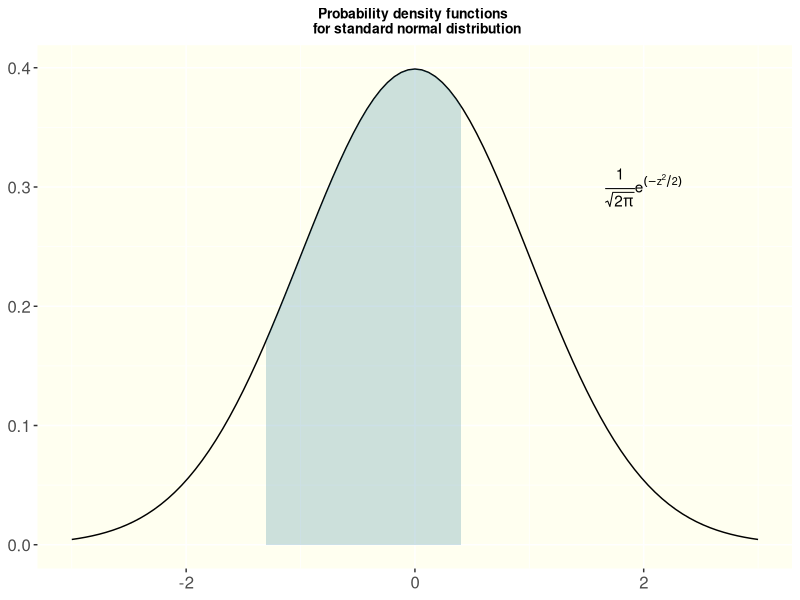
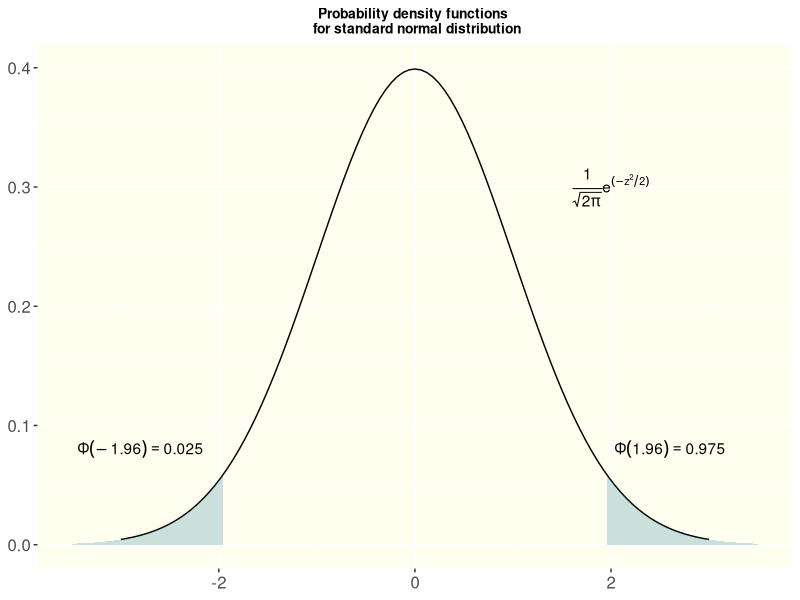

These charts were generated, in order, by the following R code:
## ---- chunk 1
# R codes for drawing a standard normal distribution by using ggplot2
library(ggplot2)
p <- ggplot(data.frame(x=c(-3,3)), aes(x=x)) +
  stat_function(fun = dnorm)
p + annotate("text", x=2, y=0.3, parse=TRUE, label="frac(1, sqrt(2*pi)) * e ^(-z^2/2)") +
  theme(plot.subtitle = element_text(vjust = 1),
        plot.caption = element_text(vjust = 1),
        axis.text.x = element_text(size = 12),
        axis.text.y = element_text(size = 12),
        plot.title = element_text(size = 10, face = "bold", hjust = 0.5),
        panel.background = element_rect(fill = "ivory")) +
  labs(title = "Probability density functions \n for standard normal distribution",
       x = NULL, y = NULL) +
  stat_function(fun = dnorm,
                xlim = c(-1.3,0.4),
                geom = "area",fill="#00688B", alpha= 0.2)
## ---- chunk 2
# R codes for drawing a standard normal distribution by using ggplot2
library(ggplot2)
p <- ggplot(data.frame(x=c(-3,3)), aes(x=x)) +
  stat_function(fun = dnorm)
p + annotate("text", x=2, y=0.3, parse=TRUE, label="frac(1, sqrt(2*pi)) * e ^(-z^2/2)") +
  annotate("text", x=2.6, y=0.08, parse=TRUE, label=" Phi(1.96) == 0.975 ") +
  annotate("text", x=-2.8, y=0.08, parse=TRUE, label=" Phi(-1.96) == 0.025 ") +
  theme(plot.subtitle = element_text(vjust = 1),
        plot.caption = element_text(vjust = 1),
        axis.text.x = element_text(size = 12),
        axis.text.y = element_text(size = 12),
        plot.title = element_text(size = 10, face = "bold", hjust = 0.5),
        panel.background = element_rect(fill = "ivory")) +
  labs(title = "Probability density functions \n for standard normal distribution",
       x = NULL, y = NULL) +
  stat_function(fun = dnorm,
                xlim = c(-3.5,-1.96),
                geom = "area",fill="#00688B", alpha= 0.2) +
  stat_function(fun = dnorm,
                xlim = c(1.96, 3.5),
                geom = "area",fill="#00688B", alpha= 0.2)
